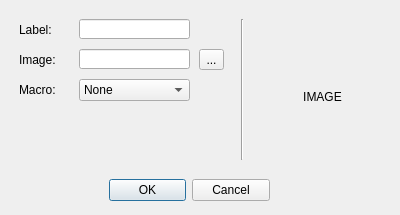
<?xml version="1.0" encoding="UTF-8"?>
<ui version="4.0">
 <class>Dialog</class>
 <widget class="QDialog" name="Dialog">
  <property name="geometry">
   <rect>
    <x>0</x>
    <y>0</y>
    <width>400</width>
    <height>215</height>
   </rect>
  </property>
  <property name="windowTitle">
   <string>On-Screen Key</string>
  </property>
  <widget class="QWidget" name="verticalLayoutWidget">
   <property name="geometry">
    <rect>
     <x>-1</x>
     <y>-1</y>
     <width>401</width>
     <height>221</height>
    </rect>
   </property>
   <layout class="QVBoxLayout" name="verticalLayout">
    <item>
     <widget class="QWidget" name="widget" native="true">
      <widget class="QDialogButtonBox" name="buttonBox">
       <property name="geometry">
        <rect>
         <x>110</x>
         <y>171</y>
         <width>161</width>
         <height>41</height>
        </rect>
       </property>
       <property name="orientation">
        <enum>Qt::Horizontal</enum>
       </property>
       <property name="standardButtons">
        <set>QDialogButtonBox::Cancel|QDialogButtonBox::Ok</set>
       </property>
      </widget>
      <widget class="QLabel" name="label">
       <property name="geometry">
        <rect>
         <x>20</x>
         <y>20</y>
         <width>51</width>
         <height>21</height>
        </rect>
       </property>
       <property name="text">
        <string>Label:</string>
       </property>
      </widget>
      <widget class="QLineEdit" name="lineEdit">
       <property name="geometry">
        <rect>
         <x>80</x>
         <y>20</y>
         <width>111</width>
         <height>20</height>
        </rect>
       </property>
      </widget>
      <widget class="QLabel" name="label_2">
       <property name="geometry">
        <rect>
         <x>20</x>
         <y>80</y>
         <width>51</width>
         <height>21</height>
        </rect>
       </property>
       <property name="text">
        <string>Macro:</string>
       </property>
      </widget>
      <widget class="QComboBox" name="comboBox_19">
       <property name="geometry">
        <rect>
         <x>80</x>
         <y>80</y>
         <width>111</width>
         <height>22</height>
        </rect>
       </property>
       <item>
        <property name="text">
         <string>None</string>
        </property>
       </item>
       <item>
        <property name="text">
         <string>Hotkey</string>
        </property>
       </item>
       <item>
        <property name="text">
         <string>String</string>
        </property>
       </item>
       <item>
        <property name="text">
         <string>Media Control</string>
        </property>
       </item>
       <item>
        <property name="text">
         <string>Window Sizing</string>
        </property>
       </item>
       <item>
        <property name="text">
         <string>Mouse</string>
        </property>
       </item>
      </widget>
      <widget class="QLabel" name="label_3">
       <property name="geometry">
        <rect>
         <x>20</x>
         <y>50</y>
         <width>51</width>
         <height>21</height>
        </rect>
       </property>
       <property name="text">
        <string>Image:</string>
       </property>
      </widget>
      <widget class="QLineEdit" name="lineEdit_2">
       <property name="geometry">
        <rect>
         <x>80</x>
         <y>50</y>
         <width>111</width>
         <height>20</height>
        </rect>
       </property>
      </widget>
      <widget class="QToolButton" name="toolButton">
       <property name="geometry">
        <rect>
         <x>200</x>
         <y>50</y>
         <width>25</width>
         <height>21</height>
        </rect>
       </property>
       <property name="text">
        <string>...</string>
       </property>
      </widget>
      <widget class="Line" name="line">
       <property name="geometry">
        <rect>
         <x>223</x>
         <y>20</y>
         <width>41</width>
         <height>141</height>
        </rect>
       </property>
       <property name="orientation">
        <enum>Qt::Vertical</enum>
       </property>
      </widget>
      <widget class="QLabel" name="label_4">
       <property name="geometry">
        <rect>
         <x>300</x>
         <y>90</y>
         <width>47</width>
         <height>16</height>
        </rect>
       </property>
       <property name="text">
        <string>&lt;html&gt;&lt;head/&gt;&lt;body&gt;&lt;p align=&quot;center&quot;&gt;IMAGE&lt;/p&gt;&lt;/body&gt;&lt;/html&gt;</string>
       </property>
      </widget>
     </widget>
    </item>
   </layout>
  </widget>
 </widget>
 <resources/>
 <connections>
  <connection>
   <sender>buttonBox</sender>
   <signal>accepted()</signal>
   <receiver>Dialog</receiver>
   <slot>accept()</slot>
   <hints>
    <hint type="sourcelabel">
     <x>248</x>
     <y>254</y>
    </hint>
    <hint type="destinationlabel">
     <x>157</x>
     <y>274</y>
    </hint>
   </hints>
  </connection>
  <connection>
   <sender>buttonBox</sender>
   <signal>rejected()</signal>
   <receiver>Dialog</receiver>
   <slot>reject()</slot>
   <hints>
    <hint type="sourcelabel">
     <x>316</x>
     <y>260</y>
    </hint>
    <hint type="destinationlabel">
     <x>286</x>
     <y>274</y>
    </hint>
   </hints>
  </connection>
 </connections>
</ui>
